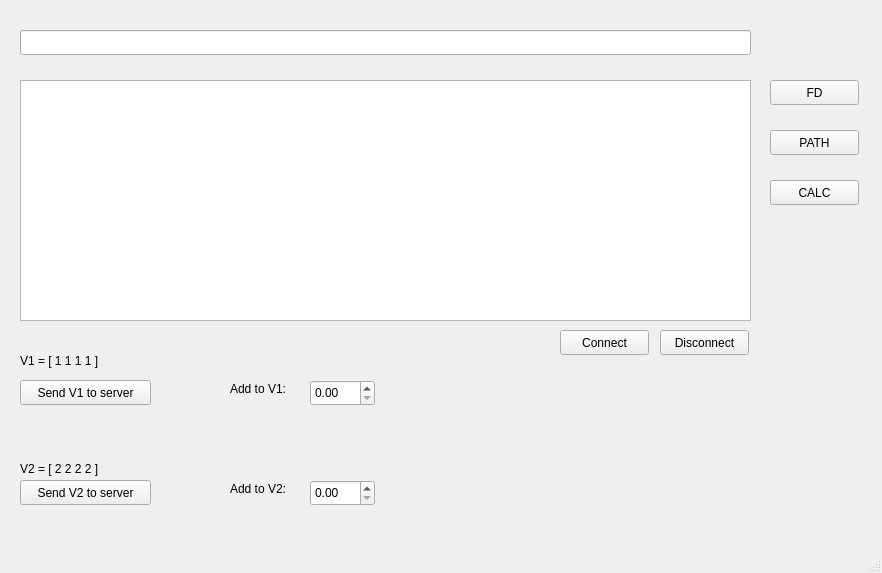
<?xml version="1.0" encoding="UTF-8"?>
<ui version="4.0">
 <class>MainWindow</class>
 <widget class="QMainWindow" name="MainWindow">
  <property name="geometry">
   <rect>
    <x>0</x>
    <y>0</y>
    <width>882</width>
    <height>573</height>
   </rect>
  </property>
  <property name="windowTitle">
   <string>MainWindow</string>
  </property>
  <widget class="QWidget" name="centralwidget">
   <widget class="QPlainTextEdit" name="logsPTE">
    <property name="geometry">
     <rect>
      <x>20</x>
      <y>80</y>
      <width>731</width>
      <height>241</height>
     </rect>
    </property>
   </widget>
   <widget class="QPushButton" name="calcButton">
    <property name="geometry">
     <rect>
      <x>770</x>
      <y>180</y>
      <width>89</width>
      <height>25</height>
     </rect>
    </property>
    <property name="text">
     <string>CALC</string>
    </property>
   </widget>
   <widget class="QPushButton" name="pathButton">
    <property name="geometry">
     <rect>
      <x>770</x>
      <y>130</y>
      <width>89</width>
      <height>25</height>
     </rect>
    </property>
    <property name="text">
     <string>PATH</string>
    </property>
   </widget>
   <widget class="QPushButton" name="fdButton">
    <property name="geometry">
     <rect>
      <x>770</x>
      <y>80</y>
      <width>89</width>
      <height>25</height>
     </rect>
    </property>
    <property name="text">
     <string>FD</string>
    </property>
   </widget>
   <widget class="QLineEdit" name="lineEdit">
    <property name="geometry">
     <rect>
      <x>20</x>
      <y>30</y>
      <width>731</width>
      <height>25</height>
     </rect>
    </property>
   </widget>
   <widget class="QPushButton" name="connectButton">
    <property name="geometry">
     <rect>
      <x>560</x>
      <y>330</y>
      <width>89</width>
      <height>25</height>
     </rect>
    </property>
    <property name="text">
     <string>Connect</string>
    </property>
   </widget>
   <widget class="QPushButton" name="disconnectButton">
    <property name="geometry">
     <rect>
      <x>660</x>
      <y>330</y>
      <width>89</width>
      <height>25</height>
     </rect>
    </property>
    <property name="text">
     <string>Disconnect</string>
    </property>
   </widget>
   <widget class="QPushButton" name="sendV2">
    <property name="geometry">
     <rect>
      <x>20</x>
      <y>480</y>
      <width>131</width>
      <height>25</height>
     </rect>
    </property>
    <property name="text">
     <string>Send V2 to server</string>
    </property>
   </widget>
   <widget class="QLabel" name="comment">
    <property name="geometry">
     <rect>
      <x>230</x>
      <y>380</y>
      <width>81</width>
      <height>17</height>
     </rect>
    </property>
    <property name="text">
     <string>Add to V1:</string>
    </property>
   </widget>
   <widget class="QLabel" name="comment_2">
    <property name="geometry">
     <rect>
      <x>230</x>
      <y>480</y>
      <width>81</width>
      <height>17</height>
     </rect>
    </property>
    <property name="text">
     <string>Add to V2:</string>
    </property>
   </widget>
   <widget class="QPushButton" name="sendV1">
    <property name="geometry">
     <rect>
      <x>20</x>
      <y>380</y>
      <width>131</width>
      <height>25</height>
     </rect>
    </property>
    <property name="text">
     <string>Send V1 to server</string>
    </property>
   </widget>
   <widget class="QLabel" name="vector2_label">
    <property name="geometry">
     <rect>
      <x>20</x>
      <y>460</y>
      <width>611</width>
      <height>17</height>
     </rect>
    </property>
    <property name="text">
     <string>V2 = [ 2 2 2 2 ]</string>
    </property>
   </widget>
   <widget class="QLabel" name="vector1_label">
    <property name="geometry">
     <rect>
      <x>20</x>
      <y>350</y>
      <width>571</width>
      <height>21</height>
     </rect>
    </property>
    <property name="text">
     <string>V1 = [ 1 1 1 1 ]</string>
    </property>
   </widget>
   <widget class="QDoubleSpinBox" name="spinBox_v1">
    <property name="geometry">
     <rect>
      <x>310</x>
      <y>380</y>
      <width>65</width>
      <height>26</height>
     </rect>
    </property>
   </widget>
   <widget class="QDoubleSpinBox" name="spinBox_v2">
    <property name="geometry">
     <rect>
      <x>310</x>
      <y>480</y>
      <width>65</width>
      <height>26</height>
     </rect>
    </property>
   </widget>
   <widget class="QLabel" name="errorLabel">
    <property name="geometry">
     <rect>
      <x>460</x>
      <y>430</y>
      <width>301</width>
      <height>41</height>
     </rect>
    </property>
    <property name="font">
     <font>
      <pointsize>20</pointsize>
      <weight>75</weight>
      <bold>true</bold>
     </font>
    </property>
    <property name="text">
     <string/>
    </property>
   </widget>
  </widget>
  <widget class="QMenuBar" name="menubar">
   <property name="geometry">
    <rect>
     <x>0</x>
     <y>0</y>
     <width>882</width>
     <height>22</height>
    </rect>
   </property>
  </widget>
  <widget class="QStatusBar" name="statusbar"/>
 </widget>
 <resources/>
 <connections/>
</ui>
